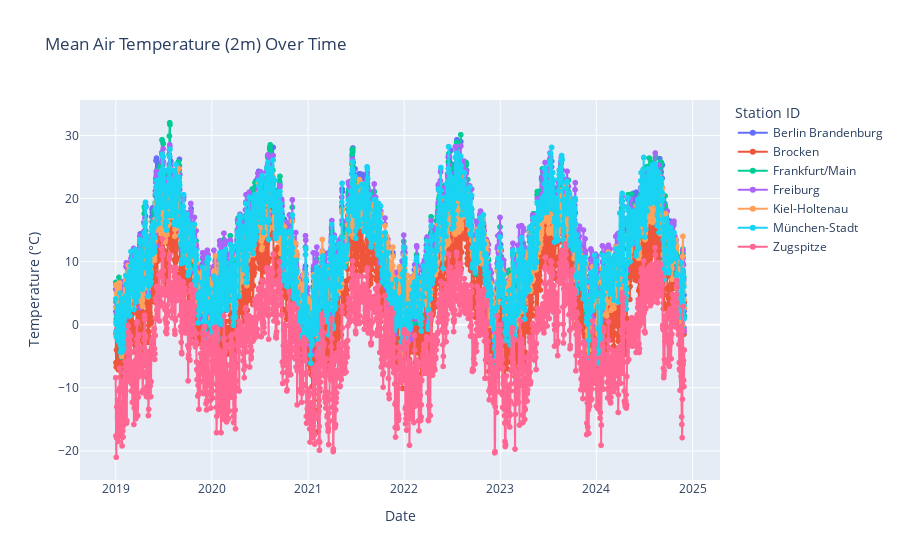

The cell this chart's notebook holds for it:
### Code cell
# Plot temperature trends
fig_temp = px.line(
    df, 
    x='date', 
    y='temperature_air_mean_2m', 
    color='name', 
    title='Mean Air Temperature (2m) Over Time',
    labels={'temperature_air_mean_2m': 'Temperature (°C)', 'date': 'Date'},
    markers=True
)
fig_temp.update_layout(legend_title_text='Station ID')
fig_temp.show()

### Figure 1 — Plotly figure (JSON) as saved in the notebook; plotly's stock layout.template omitted (floating-point values rounded to 4 significant figures; data arrays with more than 128 entries replaced by an {"elided": "..."} marker saying what was removed)
{"data": [{"hovertemplate": "name=Berlin Brandenburg<br>Date=%{x}<br>Temperature (°C)=%{y}<extra></extra>", "legendgroup": "Berlin Brandenburg", "line": {"color": "#636efa", "dash": "solid"}, "marker": {"symbol": "circle"}, "mode": "lines+markers", "name": "Berlin Brandenburg", "showlegend": true, "type": "scattergl", "x": {"elided": "2161 str values"}, "xaxis": "x", "y": {"elided": "2161 float values"}, "yaxis": "y"}, {"hovertemplate": "name=Brocken<br>Date=%{x}<br>Temperature (°C)=%{y}<extra></extra>", "legendgroup": "Brocken", "line": {"color": "#EF553B", "dash": "solid"}, "marker": {"symbol": "circle"}, "mode": "lines+markers", "name": "Brocken", "showlegend": true, "type": "scattergl", "x": {"elided": "2161 str values"}, "xaxis": "x", "y": {"elided": "2161 float values"}, "yaxis": "y"}, {"hovertemplate": "name=Frankfurt/Main<br>Date=%{x}<br>Temperature (°C)=%{y}<extra></extra>", "legendgroup": "Frankfurt/Main", "line": {"color": "#00cc96", "dash": "solid"}, "marker": {"symbol": "circle"}, "mode": "lines+markers", "name": "Frankfurt/Main", "showlegend": true, "type": "scattergl", "x": {"elided": "2161 str values"}, "xaxis": "x", "y": {"elided": "2161 float values"}, "yaxis": "y"}, {"hovertemplate": "name=Freiburg<br>Date=%{x}<br>Temperature (°C)=%{y}<extra></extra>", "legendgroup": "Freiburg", "line": {"color": "#ab63fa", "dash": "solid"}, "marker": {"symbol": "circle"}, "mode": "lines+markers", "name": "Freiburg", "showlegend": true, "type": "scattergl", "x": {"elided": "2161 str values"}, "xaxis": "x", "y": {"elided": "2161 float values"}, "yaxis": "y"}, {"hovertemplate": "name=Kiel-Holtenau<br>Date=%{x}<br>Temperature (°C)=%{y}<extra></extra>", "legendgroup": "Kiel-Holtenau", "line": {"color": "#FFA15A", "dash": "solid"}, "marker": {"symbol": "circle"}, "mode": "lines+markers", "name": "Kiel-Holtenau", "showlegend": true, "type": "scattergl", "x": {"elided": "2161 str values"}, "xaxis": "x", "y": {"elided": "2161 float values"}, "yaxis": "y"}, {"hovertemplate": "name=München-Stadt<br>Date=%{x}<br>Temperature (°C)=%{y}<extra></extra>", "legendgroup": "München-Stadt", "line": {"color": "#19d3f3", "dash": "solid"}, "marker": {"symbol": "circle"}, "mode": "lines+markers", "name": "München-Stadt", "showlegend": true, "type": "scattergl", "x": {"elided": "2161 str values"}, "xaxis": "x", "y": {"elided": "2161 float values"}, "yaxis": "y"}, {"hovertemplate": "name=Zugspitze<br>Date=%{x}<br>Temperature (°C)=%{y}<extra></extra>", "legendgroup": "Zugspitze", "line": {"color": "#FF6692", "dash": "solid"}, "marker": {"symbol": "circle"}, "mode": "lines+markers", "name": "Zugspitze", "showlegend": true, "type": "scattergl", "x": {"elided": "2161 str values"}, "xaxis": "x", "y": {"elided": "2161 float values"}, "yaxis": "y"}], "layout": {"legend": {"title": {"text": "Station ID"}, "tracegroupgap": 0}, "title": {"text": "Mean Air Temperature (2m) Over Time"}, "xaxis": {"anchor": "y", "domain": [0, 1], "title": {"text": "Date"}}, "yaxis": {"anchor": "x", "domain": [0, 1], "title": {"text": "Temperature (°C)"}}}}
